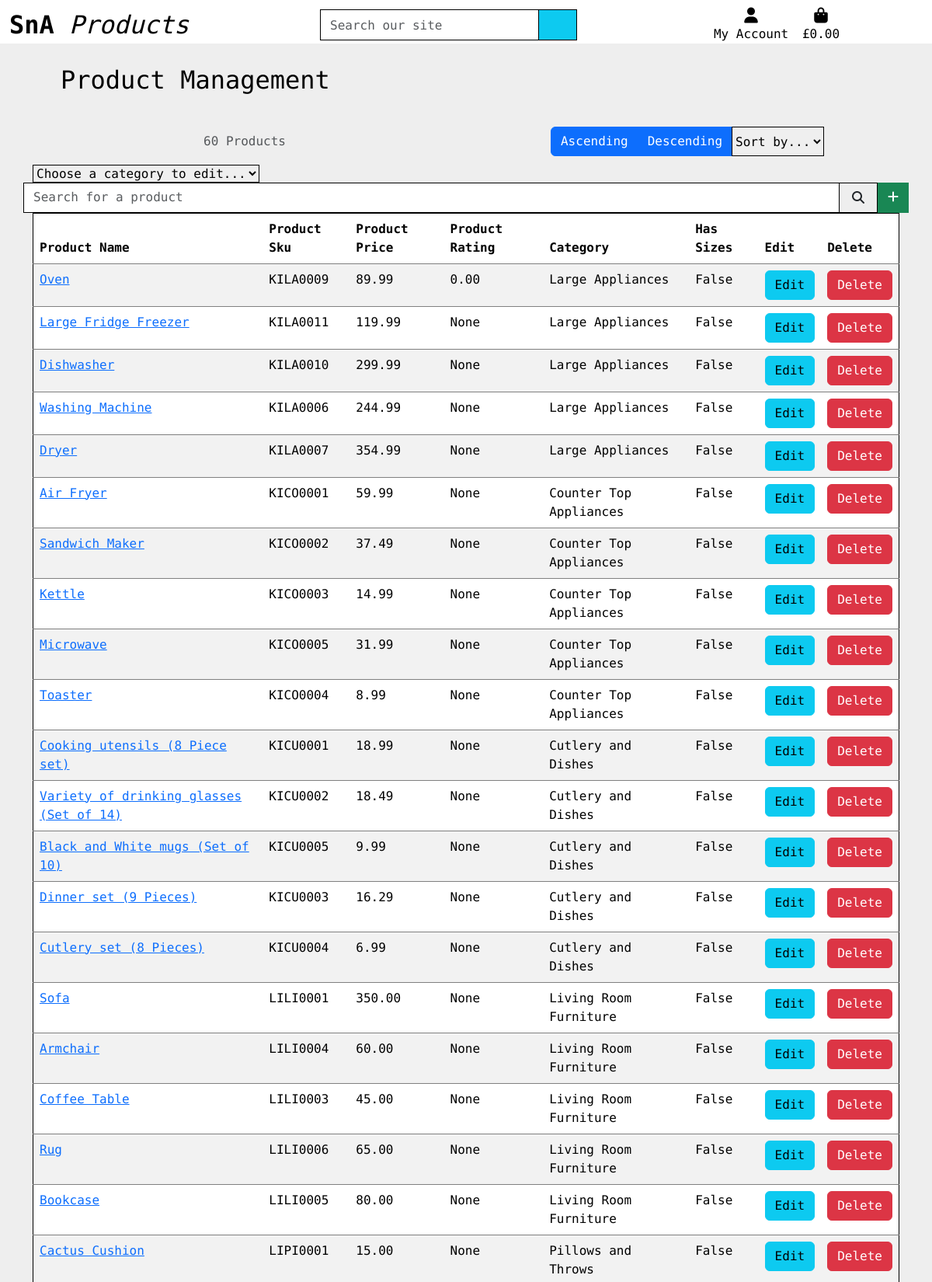
Screenshot of /products/manage (signed in, upper part) with the database file from the repository.
### products/models.py (models this page shows, shortened)
class Product(models.Model):
    category = models.ForeignKey('Category', limit_choices_to={'type': 1},  null=True, blank=True,
                                 on_delete=models.SET_NULL, default=18)
    sku = models.CharField(max_length=254, unique=True, editable=False)
    name = models.CharField(max_length=254)
    description = models.TextField()
    price = models.DecimalField(max_digits=6, decimal_places=2)
    rating = models.DecimalField(max_digits=6, decimal_places=2, null=True, blank=True)
    image = CloudinaryField('image', default='placeholder')
    has_sizes = models.BooleanField(null=True, blank=True, default=False)
    def get_category_name(self):
        if self.category is not None:
            return self.category.display_name
        else:
            return "No Category"

class Category(models.Model):
    class Meta:
        verbose_name_plural = 'Categories'
    parent = models.ForeignKey('self', related_name='children', on_delete=models.CASCADE, blank=True, null=True)
    name = models.CharField(max_length=254)
    display_name = models.CharField(max_length=254, null=True, blank=True)
    type = models.IntegerField(choices=CATEGORY_TYPE, editable=False)
    def get_display_name(self):
        return self.display_name

### products/views.py (the view, shortened to what this page needs)
# urls.py: path('manage', views.manage_products, name='manage_products'),
@login_required
def manage_products(request):
    if not request.user.is_superuser:
        messages.error(request, 'Sorry, only shop admins can do that.')
        return redirect(reverse('home'))
    products = Product.objects.all()
    query = None
    categories = None
    sort = None
    direction = None
    display_sorting = {}
    display_category = None
    sort_option = f'{sort}_{direction}'
    all_categories = Category.objects.all()
    context = {
        'all_categories': all_categories,
        'products': products,
        'search_term': query,
        'current_categories': categories,
        'current_sorting': sort_option,
        'display_sorting': display_sorting,
        'display_category': display_category,
    }
    return render(request, 'products/manage_products.html', context)

### products/templates/products/manage_products.html (shortened to what this page needs)
{% extends "base.html" %}
{% load static %}
{% block content %}
    <div class="container-md px-4 py-1">
        <h2 class="m-4"><a href="{% url 'manage_products' %}" class="no-link-decoration">Product Management</a></h2>
    </div>
    <div class="container container-fluid">
        <div class="row mt-1">
            <div class="col-12 col-md-6 my-auto order-md-last d-flex justify-content-center">
                <div class="btn-group" role="group" aria-label="Button group to select the order of products">
                    <button type="button" class="btn btn-primary" id="button-asc">Ascending</button>
                    <button type="button" class="btn btn-primary" id="button-desc">Descending</button>
                    <div class="btn-group sort-select-wrapper" role="group">
                        <select id="sort-selector" class="custom-select custom-select-sm rounded-0 border border-{% if current_sorting != 'None_None' %}info{% else %}black{% endif %}">
                            <option value="reset" {% if current_sorting == 'None_None' %}selected{% endif %}>Sort by...</option>
                        </select>
                    </div>
                </div>
            </div>
            <div class="col-12 col-md-6 order-md-first">
                <p class="text-muted mt-3 text-center text-md-left">
                    {{ products|length }} Products{% if search_term %} found for <strong>"{{ search_term }}"</strong>{% endif %}
                </p>
            </div>
        </div>
        <div class="btn-group sort-select-wrapper" role="group">
            <select id="category-selector" class="custom-select custom-select-sm rounded-0 border-black">
                <option value="reset" >Choose a category to edit...</option>
            </select>
        </div>
        <div class="row">
            <form method="GET" class="p-0 px-lg-3gi" action="{% url 'manage_products' %}">
              <div class="input-group">
                <input class="form-control border border-black rounded-0" type="text" name="manage_search" placeholder="Search for a product">
                <div class="input-group-append d-flex justify-content-between">
                  <button class="form-control btn border border-black rounded-0" type="submit">
                    <span class="icon">
                      <i class="fa-solid fa-magnifying-glass"></i>
                    </span>
                  </button>
                  <a class="btn btn-success rounded-0" href="{% url 'add_product' %}"><i class="fa-solid fa-plus"></i></a>
                </div>
              </div>
            </form>
        </div>
        <table class="table table-striped border-black">
            <thead>
                <tr>
                    <th scope="col">Product Name</th>
                    <th scope="col">Product Sku</th>
                    <th scope="col" class="d-none d-lg-table-cell">Product Price</th>
                    <th scope="col" class="d-none d-lg-table-cell">Product Rating</th>
                    <th scope="col" class="d-none d-lg-table-cell">Category</th>
                    <th scope="col" class="d-none d-lg-table-cell">Has Sizes</th>
                    <th scope="col">Edit</th>
                    <th scope="col">Delete</th>
                </tr>
            </thead>
            {% for product in products %}
            <tr>
                <td><a href="{% url 'product_detail' product.id %}">{{ product.name }}</a></td>
                <td>{{ product.sku }}</td>
                <td class="d-none d-lg-table-cell">{{ product.price }}</td>
                <td class="d-none d-lg-table-cell">{{ product.rating }}</td>
                <td class="d-none d-lg-table-cell">{{ product.get_category_name }}</td>
                <td class="d-none d-lg-table-cell">{{ product.has_sizes }}</td>
                <td><a class="btn btn-info" href="{% url 'edit_product' product.id %}">Edit</a></td>
                <td><a class="btn btn-danger" href="{% url 'delete_product' product.id %}">Delete</a></td>
            </tr>
            {% endfor %}
        </table>
    </div>
{% endblock content %}

### static/css/style.css (style rules this page uses)
* { max-width: 100vw; }
html { height: 100%; }
body { background: url('/media/background-image.jpg') no-repeat center center fixed; background-size: cover; height: calc(100vh - 164px); font-family: "Encode Sans Expanded", sans-serif; font-weight: 400; font-style: normal; width: 100vw; }
.icon { align-items: center; display: inline-flex; justify-content: center; height: 1.5rem; width: 1.5rem; }
.border-black { border: 1px solid black !important; }
tr { border-bottom: gray 1px solid; }
.no-link-decoration { text-decoration: none; color: black; }

### rows the page displays
Product: name "Oven", sku "KILA0009", price "89.99", rating "0.00", get_category_name "Large Appliances", has_sizes "False"
Product: name "Large Fridge Freezer", sku "KILA0011", price "119.99", rating "None", get_category_name "Large Appliances", has_sizes "False"
Product: name "Dishwasher", sku "KILA0010", price "299.99", rating "None", get_category_name "Large Appliances", has_sizes "False"
Product: name "Washing Machine", sku "KILA0006", price "244.99", rating "None", get_category_name "Large Appliances", has_sizes "False"
Product: name "Dryer", sku "KILA0007", price "354.99", rating "None", get_category_name "Large Appliances", has_sizes "False"
Product: name "Air Fryer", sku "KICO0001", price "59.99", rating "None", get_category_name "Counter Top Appliances", has_sizes "False"
Product: name "Sandwich Maker", sku "KICO0002", price "37.49", rating "None", get_category_name "Counter Top Appliances", has_sizes "False"
Product: name "Kettle", sku "KICO0003", price "14.99", rating "None", get_category_name "Counter Top Appliances", has_sizes "False"
Product: name "Microwave", sku "KICO0005", price "31.99", rating "None", get_category_name "Counter Top Appliances", has_sizes "False"
Product: name "Toaster", sku "KICO0004", price "8.99", rating "None", get_category_name "Counter Top Appliances", has_sizes "False"
Product: name "Cooking utensils (8 Piece set)", sku "KICU0001", price "18.99", rating "None", get_category_name "Cutlery and Dishes", has_sizes "False"
Product: name "Variety of drinking glasses (Set of 14)", sku "KICU0002", price "18.49", rating "None", get_category_name "Cutlery and Dishes", has_sizes "False"
Product: name "Black and White mugs (Set of 10)", sku "KICU0005", price "9.99", rating "None", get_category_name "Cutlery and Dishes", has_sizes "False"
Product: name "Dinner set (9 Pieces)", sku "KICU0003", price "16.29", rating "None", get_category_name "Cutlery and Dishes", has_sizes "False"
Product: name "Cutlery set (8 Pieces)", sku "KICU0004", price "6.99", rating "None", get_category_name "Cutlery and Dishes", has_sizes "False"
Product: name "Sofa", sku "LILI0001", price "350.00", rating "None", get_category_name "Living Room Furniture", has_sizes "False"
Product: name "Armchair", sku "LILI0004", price "60.00", rating "None", get_category_name "Living Room Furniture", has_sizes "False"
Product: name "Coffee Table", sku "LILI0003", price "45.00", rating "None", get_category_name "Living Room Furniture", has_sizes "False"
Product: name "Rug", sku "LILI0006", price "65.00", rating "None", get_category_name "Living Room Furniture", has_sizes "False"
Product: name "Bookcase", sku "LILI0005", price "80.00", rating "None", get_category_name "Living Room Furniture", has_sizes "False"
Product: name "Cactus Cushion", sku "LIPI0001", price "15.00", rating "None", get_category_name "Pillows and Throws", has_sizes "False"

### other values shown
{{ products|length }} "60"
